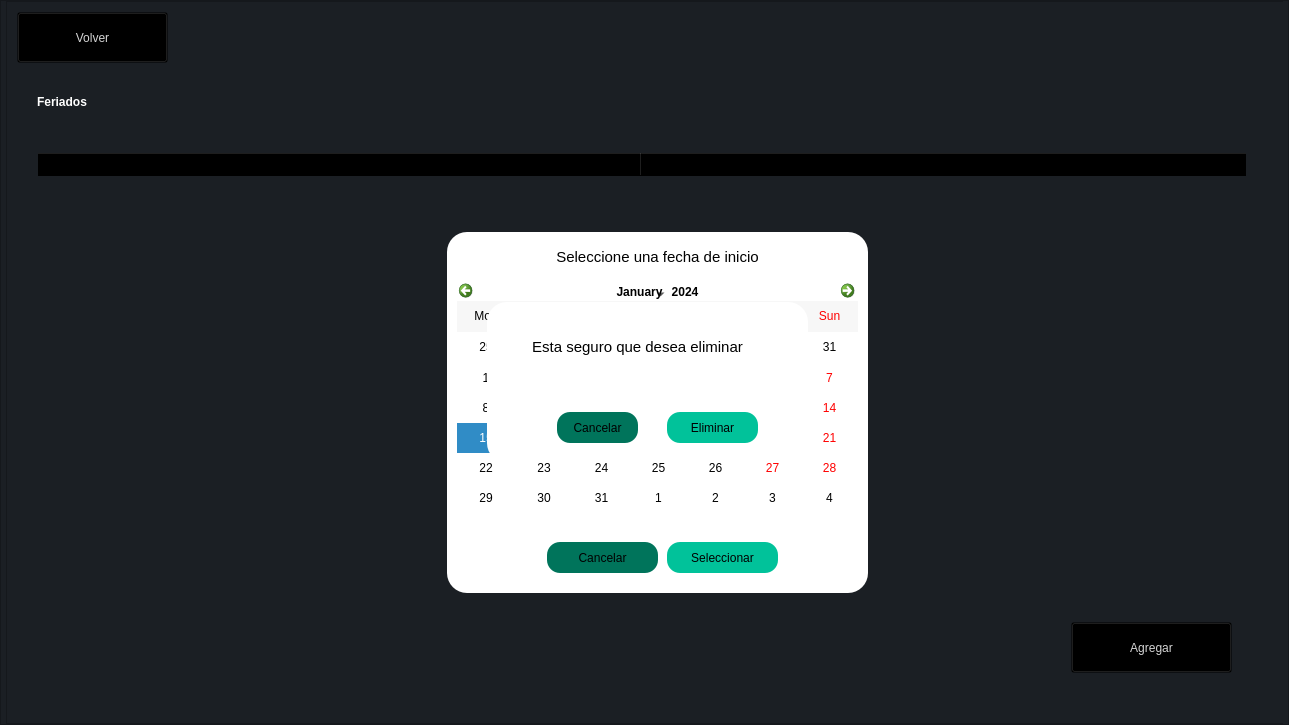
<?xml version="1.0" encoding="UTF-8"?>
<ui version="4.0">
 <class>Dialog</class>
 <widget class="QDialog" name="Dialog">
  <property name="enabled">
   <bool>true</bool>
  </property>
  <property name="geometry">
   <rect>
    <x>0</x>
    <y>0</y>
    <width>1289</width>
    <height>725</height>
   </rect>
  </property>
  <property name="minimumSize">
   <size>
    <width>1280</width>
    <height>700</height>
   </size>
  </property>
  <property name="windowTitle">
   <string>Dialog</string>
  </property>
  <property name="styleSheet">
   <string notr="true">background-color: rgb(27,31,36);</string>
  </property>
  <layout class="QGridLayout" name="gridLayout">
   <property name="leftMargin">
    <number>0</number>
   </property>
   <property name="topMargin">
    <number>0</number>
   </property>
   <property name="rightMargin">
    <number>0</number>
   </property>
   <property name="bottomMargin">
    <number>0</number>
   </property>
   <property name="horizontalSpacing">
    <number>0</number>
   </property>
   <item row="0" column="0">
    <widget class="QFrame" name="frame_2">
     <property name="styleSheet">
      <string notr="true"/>
     </property>
     <property name="frameShape">
      <enum>QFrame::StyledPanel</enum>
     </property>
     <property name="frameShadow">
      <enum>QFrame::Raised</enum>
     </property>
     <layout class="QHBoxLayout" name="horizontalLayout">
      <property name="spacing">
       <number>0</number>
      </property>
      <property name="leftMargin">
       <number>0</number>
      </property>
      <property name="topMargin">
       <number>0</number>
      </property>
      <property name="rightMargin">
       <number>0</number>
      </property>
      <property name="bottomMargin">
       <number>0</number>
      </property>
      <item>
       <spacer name="horizontalSpacer_2">
        <property name="orientation">
         <enum>Qt::Horizontal</enum>
        </property>
        <property name="sizeType">
         <enum>QSizePolicy::MinimumExpanding</enum>
        </property>
        <property name="sizeHint" stdset="0">
         <size>
          <width>5</width>
          <height>5</height>
         </size>
        </property>
       </spacer>
      </item>
      <item>
       <widget class="QFrame" name="frame_verde">
        <property name="styleSheet">
         <string notr="true"/>
        </property>
        <property name="frameShape">
         <enum>QFrame::StyledPanel</enum>
        </property>
        <property name="frameShadow">
         <enum>QFrame::Raised</enum>
        </property>
        <layout class="QVBoxLayout" name="verticalLayout">
         <property name="spacing">
          <number>0</number>
         </property>
         <property name="leftMargin">
          <number>0</number>
         </property>
         <property name="topMargin">
          <number>0</number>
         </property>
         <property name="rightMargin">
          <number>0</number>
         </property>
         <property name="bottomMargin">
          <number>0</number>
         </property>
         <item>
          <widget class="QWidget" name="fondo" native="true">
           <property name="enabled">
            <bool>true</bool>
           </property>
           <property name="minimumSize">
            <size>
             <width>1280</width>
             <height>700</height>
            </size>
           </property>
           <property name="mouseTracking">
            <bool>true</bool>
           </property>
           <property name="autoFillBackground">
            <bool>false</bool>
           </property>
           <property name="styleSheet">
            <string notr="true"/>
           </property>
           <widget class="QLabel" name="label">
            <property name="geometry">
             <rect>
              <x>30</x>
              <y>60</y>
              <width>301</width>
              <height>81</height>
             </rect>
            </property>
            <property name="autoFillBackground">
             <bool>false</bool>
            </property>
            <property name="styleSheet">
             <string notr="true">font: 36pt &quot;Verdana&quot;;
 color:rgb(255, 255, 255);
background-color: rgba(0,0,0,0);
border-radius:20;</string>
            </property>
            <property name="text">
             <string>&lt;html&gt;&lt;head/&gt;&lt;body&gt;&lt;p&gt;&lt;span style=&quot; font-weight:600;&quot;&gt;Feriados&lt;/span&gt;&lt;/p&gt;&lt;/body&gt;&lt;/html&gt;</string>
            </property>
            <property name="alignment">
             <set>Qt::AlignLeading|Qt::AlignLeft|Qt::AlignVCenter</set>
            </property>
           </widget>
           <widget class="QTableWidget" name="tableWidget">
            <property name="geometry">
             <rect>
              <x>30</x>
              <y>150</y>
              <width>1211</width>
              <height>461</height>
             </rect>
            </property>
            <property name="styleSheet">
             <string notr="true">background-color: rgba(0,0,0,0);
font: 12pt &quot;Verdana&quot;;</string>
            </property>
            <property name="showGrid">
             <bool>true</bool>
            </property>
            <property name="wordWrap">
             <bool>true</bool>
            </property>
            <attribute name="horizontalHeaderVisible">
             <bool>true</bool>
            </attribute>
            <attribute name="horizontalHeaderDefaultSectionSize">
             <number>604</number>
            </attribute>
            <attribute name="horizontalHeaderHighlightSections">
             <bool>true</bool>
            </attribute>
            <attribute name="verticalHeaderCascadingSectionResizes">
             <bool>false</bool>
            </attribute>
            <attribute name="verticalHeaderDefaultSectionSize">
             <number>30</number>
            </attribute>
            <column>
             <property name="text">
              <string>Feriado</string>
             </property>
             <property name="font">
              <font>
               <family>Verdana</family>
               <pointsize>12</pointsize>
               <weight>75</weight>
               <bold>true</bold>
              </font>
             </property>
            </column>
            <column>
             <property name="text">
              <string>Eliminar</string>
             </property>
             <property name="font">
              <font>
               <family>Verdana</family>
               <pointsize>12</pointsize>
               <weight>75</weight>
               <bold>true</bold>
              </font>
             </property>
            </column>
           </widget>
           <widget class="QWidget" name="eliminar" native="true">
            <property name="enabled">
             <bool>true</bool>
            </property>
            <property name="geometry">
             <rect>
              <x>480</x>
              <y>300</y>
              <width>321</width>
              <height>161</height>
             </rect>
            </property>
            <property name="styleSheet">
             <string notr="true">background-color: rgb(255, 255, 255);
border-bottom-left-radius: 20px;
border-bottom-right-radius:20px;
border-top-left-radius: 20px;
border-top-right-radius: 20px;</string>
            </property>
            <widget class="QLabel" name="label_7">
             <property name="geometry">
              <rect>
               <x>0</x>
               <y>10</y>
               <width>301</width>
               <height>71</height>
              </rect>
             </property>
             <property name="autoFillBackground">
              <bool>false</bool>
             </property>
             <property name="styleSheet">
              <string notr="true">color: rgb(0, 0, 0);
font: 18pt &quot;Verdana&quot;;
background-color: rgba(0,0,0,0);
border-radius:20;</string>
             </property>
             <property name="text">
              <string>&lt;html&gt;&lt;head/&gt;&lt;body&gt;&lt;p align=&quot;center&quot;&gt;&lt;span style=&quot; font-size:11pt;&quot;&gt;Esta seguro que desea eliminar&lt;/span&gt;&lt;/p&gt;&lt;/body&gt;&lt;/html&gt;</string>
             </property>
             <property name="alignment">
              <set>Qt::AlignLeading|Qt::AlignLeft|Qt::AlignVCenter</set>
             </property>
            </widget>
            <widget class="QLabel" name="nom_fecha">
             <property name="geometry">
              <rect>
               <x>10</x>
               <y>60</y>
               <width>301</width>
               <height>41</height>
              </rect>
             </property>
             <property name="styleSheet">
              <string notr="true">font: 14pt &quot;Verdana&quot;;</string>
             </property>
             <property name="text">
              <string/>
             </property>
            </widget>
            <widget class="QPushButton" name="cancelarbtn_2">
             <property name="geometry">
              <rect>
               <x>70</x>
               <y>110</y>
               <width>81</width>
               <height>31</height>
              </rect>
             </property>
             <property name="styleSheet">
              <string notr="true">background-color:rgb(0, 116, 91);
border-radius:13px;</string>
             </property>
             <property name="text">
              <string>Cancelar</string>
             </property>
            </widget>
            <widget class="QPushButton" name="eliminarbtn">
             <property name="geometry">
              <rect>
               <x>180</x>
               <y>110</y>
               <width>91</width>
               <height>31</height>
              </rect>
             </property>
             <property name="styleSheet">
              <string notr="true">background-color: rgb(1,194,154);
border-radius:13px;</string>
             </property>
             <property name="text">
              <string>Eliminar</string>
             </property>
            </widget>
           </widget>
           <widget class="QPushButton" name="botoMAS">
            <property name="geometry">
             <rect>
              <x>1064</x>
              <y>620</y>
              <width>161</width>
              <height>51</height>
             </rect>
            </property>
            <property name="styleSheet">
             <string notr="true">QPushButton{
color: rgb(213, 213, 213);
font: 75 12pt &quot;Verdana&quot;;
text-align: center;
background-color: rgba(0, 0, 0, 0);
}

QPushButton:hover{
background-color: rgba(10, 10, 10, 120);
color: rgb(213, 213, 213);
font: 75 12pt &quot;Verdana&quot;;
border-radius: 15px;
}</string>
            </property>
            <property name="text">
             <string>Agregar</string>
            </property>
            <property name="icon">
             <iconset>
              <normaloff>share (1).png</normaloff>share (1).png</iconset>
            </property>
            <property name="iconSize">
             <size>
              <width>50</width>
              <height>50</height>
             </size>
            </property>
           </widget>
           <widget class="QWidget" name="calendarioW" native="true">
            <property name="enabled">
             <bool>true</bool>
            </property>
            <property name="geometry">
             <rect>
              <x>440</x>
              <y>230</y>
              <width>421</width>
              <height>361</height>
             </rect>
            </property>
            <property name="styleSheet">
             <string notr="true">background-color: rgb(255, 255, 255);
border-bottom-left-radius: 20px;
border-bottom-right-radius:20px;
border-top-left-radius: 20px;
border-top-right-radius: 20px;</string>
            </property>
            <widget class="QLabel" name="label_12">
             <property name="geometry">
              <rect>
               <x>60</x>
               <y>-10</y>
               <width>301</width>
               <height>71</height>
              </rect>
             </property>
             <property name="autoFillBackground">
              <bool>false</bool>
             </property>
             <property name="styleSheet">
              <string notr="true">color: rgb(0, 0, 0);
font: 18pt &quot;Verdana&quot;;
background-color: rgba(0,0,0,0);
border-radius:20;</string>
             </property>
             <property name="text">
              <string>&lt;html&gt;&lt;head/&gt;&lt;body&gt;&lt;p align=&quot;center&quot;&gt;&lt;span style=&quot; font-size:11pt;&quot;&gt;Seleccione una fecha de inicio&lt;/span&gt;&lt;/p&gt;&lt;/body&gt;&lt;/html&gt;</string>
             </property>
             <property name="alignment">
              <set>Qt::AlignLeading|Qt::AlignLeft|Qt::AlignVCenter</set>
             </property>
            </widget>
            <widget class="QCalendarWidget" name="calendario">
             <property name="geometry">
              <rect>
               <x>10</x>
               <y>50</y>
               <width>401</width>
               <height>231</height>
              </rect>
             </property>
             <property name="styleSheet">
              <string notr="true">color: black</string>
             </property>
             <property name="firstDayOfWeek">
              <enum>Qt::Monday</enum>
             </property>
             <property name="verticalHeaderFormat">
              <enum>QCalendarWidget::NoVerticalHeader</enum>
             </property>
            </widget>
            <widget class="QPushButton" name="seleccionarbtn">
             <property name="geometry">
              <rect>
               <x>220</x>
               <y>310</y>
               <width>111</width>
               <height>31</height>
              </rect>
             </property>
             <property name="styleSheet">
              <string notr="true">background-color: rgb(1,194,154);
border-radius:13px;</string>
             </property>
             <property name="text">
              <string>Seleccionar</string>
             </property>
            </widget>
            <widget class="QPushButton" name="cancelarbtn_4">
             <property name="geometry">
              <rect>
               <x>100</x>
               <y>310</y>
               <width>111</width>
               <height>31</height>
              </rect>
             </property>
             <property name="styleSheet">
              <string notr="true">background-color:rgb(0, 116, 91);
border-radius:13px;</string>
             </property>
             <property name="text">
              <string>Cancelar</string>
             </property>
            </widget>
           </widget>
           <widget class="QPushButton" name="botoMAS_2">
            <property name="geometry">
             <rect>
              <x>10</x>
              <y>10</y>
              <width>151</width>
              <height>51</height>
             </rect>
            </property>
            <property name="styleSheet">
             <string notr="true">QPushButton{
color: rgb(213, 213, 213);
font: 75 12pt &quot;Verdana&quot;;
text-align: center;
background-color: rgba(0, 0, 0, 0);
}

QPushButton:hover{
background-color: rgba(10, 10, 10, 120);
color: rgb(213, 213, 213);
font: 75 12pt &quot;Verdana&quot;;
border-radius: 15px;
}</string>
            </property>
            <property name="text">
             <string>Volver</string>
            </property>
            <property name="icon">
             <iconset>
              <normaloff>previous.png</normaloff>previous.png</iconset>
            </property>
            <property name="iconSize">
             <size>
              <width>40</width>
              <height>40</height>
             </size>
            </property>
           </widget>
           <zorder>tableWidget</zorder>
           <zorder>label</zorder>
           <zorder>botoMAS</zorder>
           <zorder>calendarioW</zorder>
           <zorder>botoMAS_2</zorder>
           <zorder>eliminar</zorder>
          </widget>
         </item>
        </layout>
       </widget>
      </item>
      <item>
       <spacer name="horizontalSpacer">
        <property name="orientation">
         <enum>Qt::Horizontal</enum>
        </property>
        <property name="sizeType">
         <enum>QSizePolicy::MinimumExpanding</enum>
        </property>
        <property name="sizeHint" stdset="0">
         <size>
          <width>5</width>
          <height>10</height>
         </size>
        </property>
       </spacer>
      </item>
     </layout>
    </widget>
   </item>
  </layout>
 </widget>
 <resources/>
 <connections/>
</ui>
